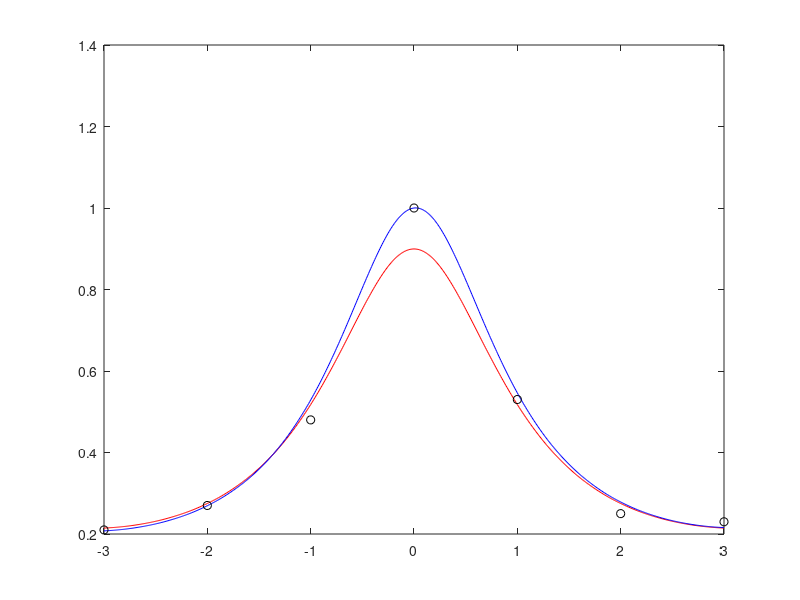

This chart was generated by the following MATLAB code: (Note: this script raises an error after producing the figure.)
clear;

% Apartado a.)
 xk = [-3 -2 -1 0 1 2 3]';
 yk = [0.21 0.27 0.48 1 0.53 0.25 0.23]';
 H = [xk.^0 xk cos(xk)];
 v = 1./yk; c = H\v;

 xx = (-3:0.01:3);
 fx = 1./(c(1) + c(2)*xx.^0 + c(3)*cos(xx));
 plot(xk, yk, 'ro', xx, fx, 'r');
 res1 = yk -H*c; normaRes1 = norm(res1);

 % Apartado b.)
 xk2 = [-3 -2 -1 1 2 3]';
 yk2 = [0.21 0.27 0.48 0.53 0.25 0.23]';
 v=1./yk2 -1; H = [xk2.^1 (cos(xk2)-1)];
 c = H\v; A = 1 - c(2);
 px = 1./(1 + c(1)*xx.^1 + c(2)*(cos(xx)-1));
 plot(xx,fx,'r',xx,px,'b' ,xk,yk,'ko');
 res2 = yk2 -H*c; normaRes2 = norm(res2);

 % Apartado c.)
m = f_ajuste([3 0 -2]);
function E = f_ajuste(X)
     xk = [-3 -2 -1 0 1 2 3]';
     yk = [0.21 0.27 0.48 1 0.53 0.25 0.23]';
     H = [xk.^0 xk cos(xk)];
     error = yk - H.*X;
     E = norm(error);
end

 
